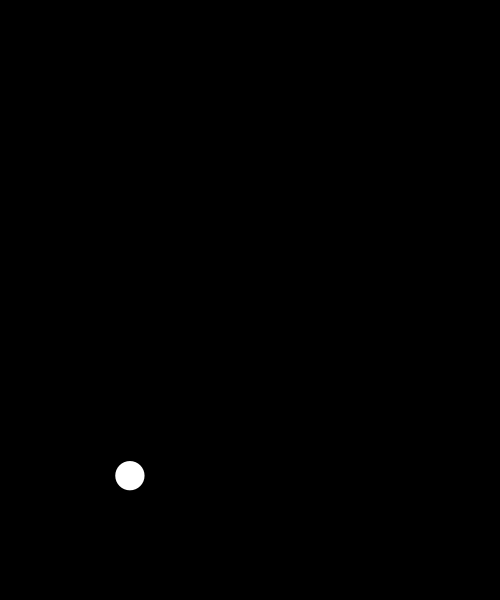
Frame 1 (no input)
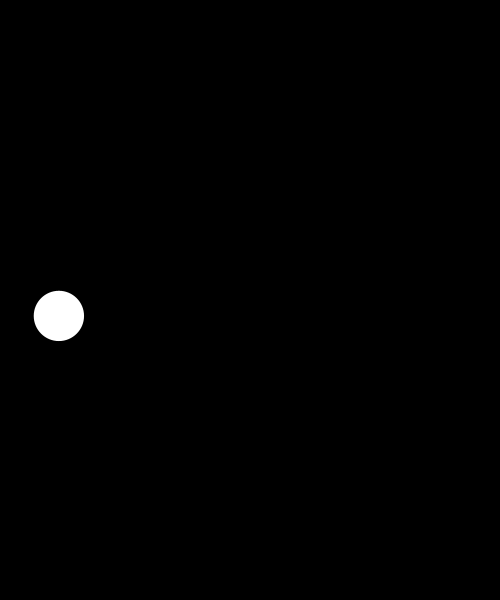
Frame 60 (the mouse pressed at the canvas centre just before this capture)
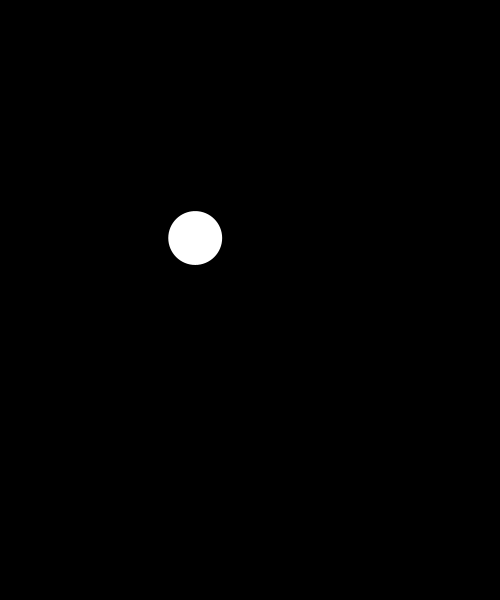
Frame 120 (the mouse held since frame 60 and released just before this capture)

The Processing sketch that drew these frames (run headless with seeded random() and noise(); from frame 60 on, the mouse is pressed at the canvas centre):

// Processing sketch: w07_03_circle_randomPos
// ── w07_03_circle_randomPos.pde
// IMA NYU Shanghai
// Interaction Lab

void setup() {
  size(500, 600);
  noStroke();
  background(0);
}

void draw() {
  background(0);
  float dia = random(-100, 100);
  ellipse(random(width), random(width), dia, dia);
}
